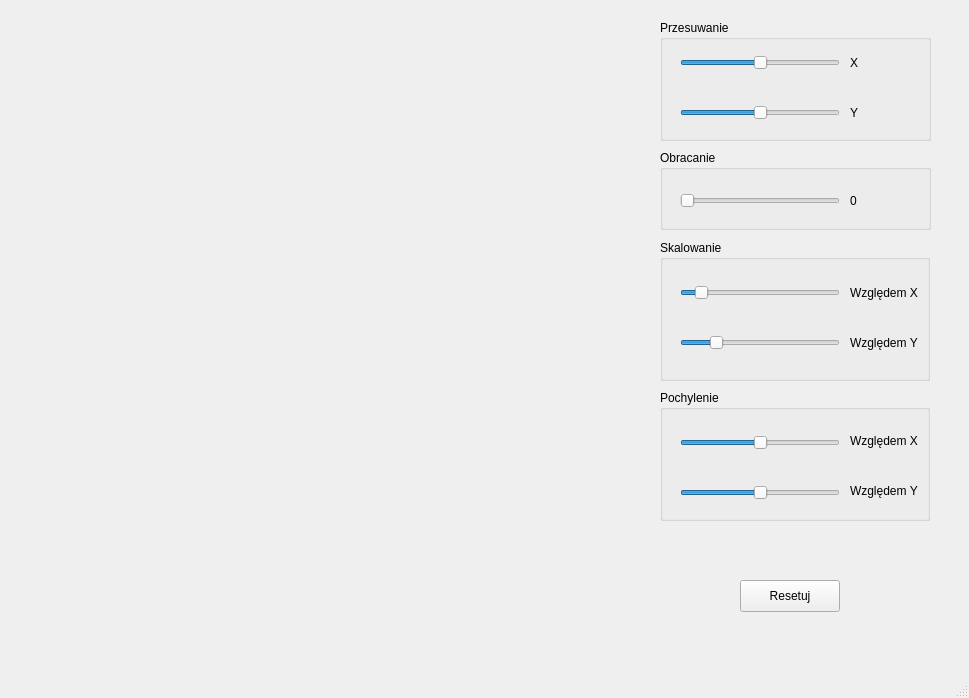
<?xml version="1.0" encoding="UTF-8"?>
<ui version="4.0">
 <class>MainWindow</class>
 <widget class="QMainWindow" name="MainWindow">
  <property name="geometry">
   <rect>
    <x>0</x>
    <y>0</y>
    <width>969</width>
    <height>698</height>
   </rect>
  </property>
  <property name="windowTitle">
   <string>MainWindow</string>
  </property>
  <widget class="QWidget" name="centralwidget">
   <widget class="Ekran" name="widget" native="true">
    <property name="geometry">
     <rect>
      <x>10</x>
      <y>0</y>
      <width>640</width>
      <height>640</height>
     </rect>
    </property>
   </widget>
   <widget class="QPushButton" name="reset">
    <property name="geometry">
     <rect>
      <x>740</x>
      <y>580</y>
      <width>100</width>
      <height>32</height>
     </rect>
    </property>
    <property name="text">
     <string>Resetuj</string>
    </property>
   </widget>
   <widget class="QGroupBox" name="groupBox">
    <property name="geometry">
     <rect>
      <x>660</x>
      <y>20</y>
      <width>271</width>
      <height>121</height>
     </rect>
    </property>
    <property name="title">
     <string>Przesuwanie</string>
    </property>
    <widget class="QSlider" name="x_slider">
     <property name="geometry">
      <rect>
       <x>20</x>
       <y>30</y>
       <width>160</width>
       <height>25</height>
      </rect>
     </property>
     <property name="minimum">
      <number>-320</number>
     </property>
     <property name="maximum">
      <number>320</number>
     </property>
     <property name="orientation">
      <enum>Qt::Horizontal</enum>
     </property>
    </widget>
    <widget class="QSlider" name="y_slider">
     <property name="geometry">
      <rect>
       <x>20</x>
       <y>80</y>
       <width>160</width>
       <height>25</height>
      </rect>
     </property>
     <property name="minimum">
      <number>-320</number>
     </property>
     <property name="maximum">
      <number>320</number>
     </property>
     <property name="orientation">
      <enum>Qt::Horizontal</enum>
     </property>
    </widget>
    <widget class="QLabel" name="label">
     <property name="geometry">
      <rect>
       <x>190</x>
       <y>35</y>
       <width>49</width>
       <height>16</height>
      </rect>
     </property>
     <property name="text">
      <string>X</string>
     </property>
    </widget>
    <widget class="QLabel" name="label_2">
     <property name="geometry">
      <rect>
       <x>190</x>
       <y>85</y>
       <width>49</width>
       <height>16</height>
      </rect>
     </property>
     <property name="text">
      <string>Y</string>
     </property>
    </widget>
   </widget>
   <widget class="QGroupBox" name="groupBox_2">
    <property name="geometry">
     <rect>
      <x>660</x>
      <y>390</y>
      <width>270</width>
      <height>131</height>
     </rect>
    </property>
    <property name="title">
     <string>Pochylenie</string>
    </property>
    <widget class="QSlider" name="shx_slider">
     <property name="geometry">
      <rect>
       <x>20</x>
       <y>40</y>
       <width>160</width>
       <height>25</height>
      </rect>
     </property>
     <property name="minimum">
      <number>-100</number>
     </property>
     <property name="maximum">
      <number>100</number>
     </property>
     <property name="orientation">
      <enum>Qt::Horizontal</enum>
     </property>
    </widget>
    <widget class="QSlider" name="shy_slider">
     <property name="geometry">
      <rect>
       <x>20</x>
       <y>90</y>
       <width>160</width>
       <height>25</height>
      </rect>
     </property>
     <property name="minimum">
      <number>-100</number>
     </property>
     <property name="maximum">
      <number>100</number>
     </property>
     <property name="orientation">
      <enum>Qt::Horizontal</enum>
     </property>
    </widget>
    <widget class="QLabel" name="label_3">
     <property name="geometry">
      <rect>
       <x>190</x>
       <y>85</y>
       <width>101</width>
       <height>31</height>
      </rect>
     </property>
     <property name="text">
      <string>Względem Y</string>
     </property>
    </widget>
    <widget class="QLabel" name="label_4">
     <property name="geometry">
      <rect>
       <x>190</x>
       <y>35</y>
       <width>101</width>
       <height>31</height>
      </rect>
     </property>
     <property name="text">
      <string>Względem X</string>
     </property>
    </widget>
   </widget>
   <widget class="QGroupBox" name="groupBox_3">
    <property name="geometry">
     <rect>
      <x>660</x>
      <y>240</y>
      <width>270</width>
      <height>141</height>
     </rect>
    </property>
    <property name="title">
     <string>Skalowanie</string>
    </property>
    <widget class="QSlider" name="sx_slider">
     <property name="geometry">
      <rect>
       <x>20</x>
       <y>40</y>
       <width>160</width>
       <height>25</height>
      </rect>
     </property>
     <property name="minimum">
      <number>1</number>
     </property>
     <property name="maximum">
      <number>500</number>
     </property>
     <property name="value">
      <number>50</number>
     </property>
     <property name="orientation">
      <enum>Qt::Horizontal</enum>
     </property>
    </widget>
    <widget class="QSlider" name="sy_slider">
     <property name="geometry">
      <rect>
       <x>20</x>
       <y>90</y>
       <width>160</width>
       <height>25</height>
      </rect>
     </property>
     <property name="minimum">
      <number>1</number>
     </property>
     <property name="maximum">
      <number>500</number>
     </property>
     <property name="value">
      <number>100</number>
     </property>
     <property name="orientation">
      <enum>Qt::Horizontal</enum>
     </property>
    </widget>
    <widget class="QLabel" name="label_5">
     <property name="geometry">
      <rect>
       <x>190</x>
       <y>37</y>
       <width>101</width>
       <height>31</height>
      </rect>
     </property>
     <property name="text">
      <string>Względem X</string>
     </property>
    </widget>
    <widget class="QLabel" name="label_6">
     <property name="geometry">
      <rect>
       <x>190</x>
       <y>87</y>
       <width>101</width>
       <height>31</height>
      </rect>
     </property>
     <property name="text">
      <string>Względem Y</string>
     </property>
    </widget>
   </widget>
   <widget class="QGroupBox" name="groupBox_4">
    <property name="geometry">
     <rect>
      <x>660</x>
      <y>150</y>
      <width>271</width>
      <height>80</height>
     </rect>
    </property>
    <property name="title">
     <string>Obracanie</string>
    </property>
    <widget class="QSlider" name="alfa_slider">
     <property name="geometry">
      <rect>
       <x>20</x>
       <y>38</y>
       <width>160</width>
       <height>25</height>
      </rect>
     </property>
     <property name="maximum">
      <number>360</number>
     </property>
     <property name="orientation">
      <enum>Qt::Horizontal</enum>
     </property>
    </widget>
    <widget class="QLabel" name="labelObracanie">
     <property name="geometry">
      <rect>
       <x>190</x>
       <y>30</y>
       <width>71</width>
       <height>41</height>
      </rect>
     </property>
     <property name="text">
      <string>0</string>
     </property>
    </widget>
   </widget>
  </widget>
  <widget class="QMenuBar" name="menubar">
   <property name="geometry">
    <rect>
     <x>0</x>
     <y>0</y>
     <width>969</width>
     <height>21</height>
    </rect>
   </property>
  </widget>
  <widget class="QStatusBar" name="statusbar"/>
 </widget>
 <customwidgets>
  <customwidget>
   <class>Ekran</class>
   <extends>QWidget</extends>
   <header>ekran.h</header>
   <container>1</container>
   <slots>
    <signal>setCurrentAlpha(int)</signal>
    <slot>alphaSliderChange(int)</slot>
    <slot>warstwaButton()</slot>
    <slot>alphaSliderChange()</slot>
    <slot>setAlpha(int)</slot>
    <slot>blendMode()</slot>
   </slots>
  </customwidget>
 </customwidgets>
 <resources/>
 <connections/>
</ui>
